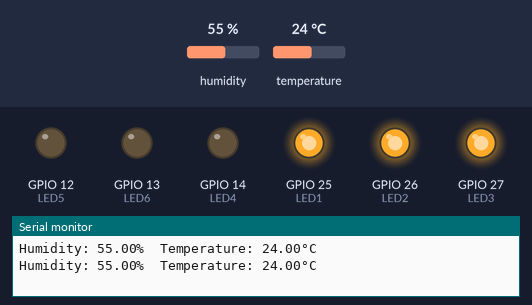
The sketch below on a simulated ESP32. Parts: output pins drawn as LEDs (lit = HIGH), the last lines printed to the serial monitor. Inputs (shaded band) come from the test bench; at power-on: temperature 24 °C, humidity 55 %.

Above: at 2.8 s.
2.9 s: temperature set to 21 °C
5.6 s: temperature set to 18 °C
At 6.5 s:
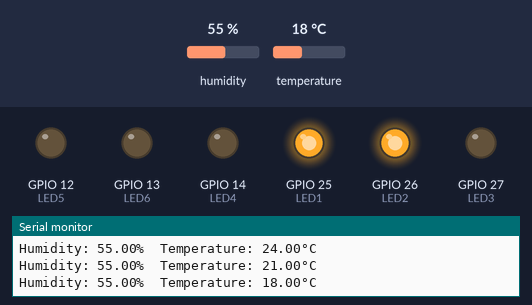
8.3 s: temperature set to 33 °C
At 11.3 s:
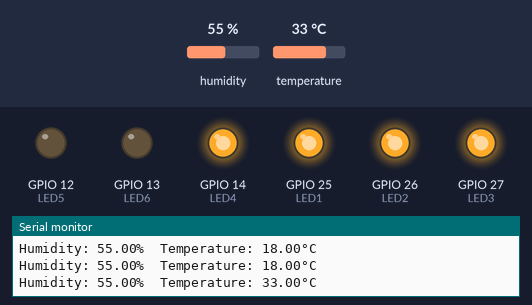
11.6 s: temperature set to 37 °C
At 12.5 s:
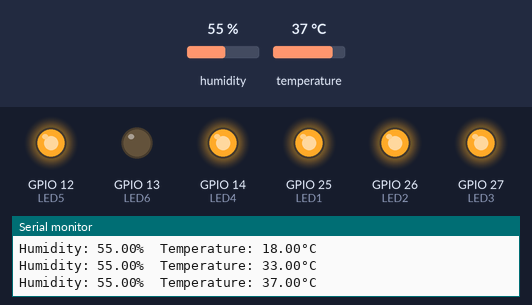
14.3 s: temperature set to 4 °C
At 17.3 s:
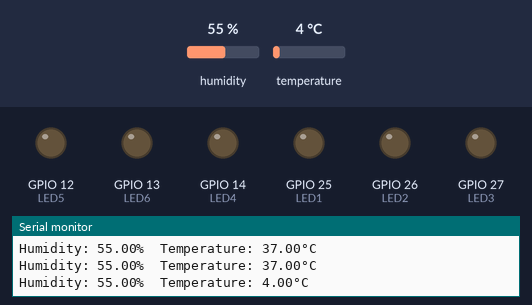
17.7 s: temperature set to 7 °C
At 19.6 s:
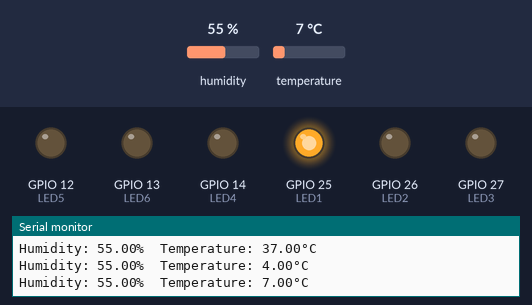
Timing chart, 0 to 21.1 s (numbered marks = the images above; inputs shaded):
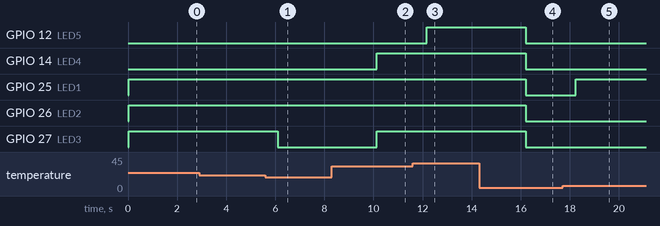

Measured:
- the behaviour switches between 20 and 19 °C on temperature (found by bisection; images 0 and 1)
- the behaviour switches between 35 and 36 °C on temperature (found by bisection; images 2 and 3)
- the behaviour switches between 5 and 6 °C on temperature (found by bisection; images 4 and 5)
- after the input at 5.6 s, GPIO 27 (LED3): HIGH → LOW after 0.49 s
- after the input at 8.3 s, GPIO 14 (LED4), GPIO 27 (LED3): LOW → HIGH after 1.8 s
- after the input at 11.6 s, GPIO 12 (LED5): LOW → HIGH after 0.56 s
- after the input at 14.3 s, GPIO 12 (LED5), GPIO 14 (LED4), GPIO 25 (LED1), GPIO 26 (LED2), GPIO 27 (LED3): HIGH → LOW after 1.9 s
- after the input at 17.7 s, GPIO 25 (LED1): LOW → HIGH after 0.53 s

The sketch:

Sensor_DHT11_-_IoT.ino
```cpp
//... Livro IoT na Prática - PROGRAMA 4 - Monitoramento do sensor DHT11 ...//

#include "DHT.h"
#define DHTTYPE DHT11                   // Tipo do Sensor utilizado (DHT11 ou DHT22)
#define DHTPIN 33                       // Número do GPIO em que o DHT11 está conectado
DHT SENSOR_DHT11(DHTPIN, DHTTYPE);

//............. BLOCO 1 - NOMEAR PINOS USADOS NO PROJETO .............//

float umidade_ar = 0;
float temperatura = 0;

int LED1 = 25;     // Seleciona o nome LED1 o GPIO 25 do ESP32
int LED2 = 26;     // Seleciona o nome LED2 o GPIO 26 do ESP32
int LED3 = 27;     // Seleciona o nome LED3 o GPIO 27 do ESP32
int LED4 = 14;     // Seleciona o nome LED4 o GPIO 14 do ESP32
int LED5 = 12;     // Seleciona o nome LED5 o GPIO 12 do ESP32
int LED6 = 13;     // Seleciona o nome LED6 o GPIO 13 do ESP32

//............. BLOCO 2 - CONFIGURAR PINOS USADOS NO PROJETO .............//
void setup()
{
  SENSOR_DHT11.begin();
  pinMode(LED1, OUTPUT);          // Configura o GPIO 25 do ESP32 como saída
  pinMode(LED2, OUTPUT);          // Configura o GPIO 26 do ESP32 como saída
  pinMode(LED3, OUTPUT);          // Configura o GPIO 27 do ESP32 como saída
  pinMode(LED4, OUTPUT);          // Configura o GPIO 14 do ESP32 como saída
  pinMode(LED5, OUTPUT);          // Configura o GPIO 12 do ESP32 como saída
  pinMode(LED6, OUTPUT);          // Configura o GPIO 13 do ESP32 como saída
  Serial.begin(9600);
}
//......... BLOCO 3 - REPETIÇÃO DAS TAREFAS USADAS NO PROJETO ...........//
void loop()
{
  umidade_ar = SENSOR_DHT11.readHumidity();     // requisita medição de umidade do sensor DHT11
  temperatura = SENSOR_DHT11.readTemperature(); // requisita medição de temperatura do sensor DHT11

  // Neste teste, é possível detectar se existiu algum erro de medição de temperatura ou umidade
  // Se algum erro aconteceu, o comando return faz com que todo o código abaixo seja desprezado
  // e volta ao início do loop()
  if (isnan(umidade_ar) || isnan(temperatura))
  {
    Serial.println("Failed to read from DHT sensor!");
    return;
  }

  Serial.print("Humidity: ");
  Serial.print(umidade_ar);
  Serial.print("%  Temperature: ");
  Serial.print(temperatura);
  Serial.println("°C ");

  if(temperatura < 5)
  {
    digitalWrite(LED1,LOW);
    digitalWrite(LED2,LOW);
    digitalWrite(LED3,LOW);
    digitalWrite(LED4,LOW);
    digitalWrite(LED5,LOW);
    digitalWrite(LED6,LOW);
  }
  else if(temperatura > 5 && temperatura < 10)
  {
    digitalWrite(LED1,HIGH);
    digitalWrite(LED2,LOW);
    digitalWrite(LED3,LOW);
    digitalWrite(LED4,LOW);
    digitalWrite(LED5,LOW);
    digitalWrite(LED6,LOW);
  }
  else if(temperatura > 10 && temperatura < 20)
  {
    digitalWrite(LED1,HIGH);
    digitalWrite(LED2,HIGH);
    digitalWrite(LED3,LOW);
    digitalWrite(LED4,LOW);
    digitalWrite(LED5,LOW);
    digitalWrite(LED6,LOW);
  }
  else if(temperatura > 20 && temperatura < 30)
  {
    digitalWrite(LED1,HIGH);
    digitalWrite(LED2,HIGH);
    digitalWrite(LED3,HIGH);
    digitalWrite(LED4,LOW);
    digitalWrite(LED5,LOW);
    digitalWrite(LED6,LOW);
  }
  else if(temperatura > 30 && temperatura < 35)
  {
    digitalWrite(LED1,HIGH);
    digitalWrite(LED2,HIGH);
    digitalWrite(LED3,HIGH);
    digitalWrite(LED4,HIGH);
    digitalWrite(LED5,LOW);
    digitalWrite(LED6,LOW);
  }
  else if(temperatura > 35 && temperatura < 45)
  {
    digitalWrite(LED1,HIGH);
    digitalWrite(LED2,HIGH);
    digitalWrite(LED3,HIGH);
    digitalWrite(LED4,HIGH);
    digitalWrite(LED5,HIGH);
    digitalWrite(LED6,LOW);
  }
  else if(temperatura > 45)
  {
    digitalWrite(LED1,HIGH);
    digitalWrite(LED2,HIGH);
    digitalWrite(LED3,HIGH);
    digitalWrite(LED4,HIGH);
    digitalWrite(LED5,HIGH);
    digitalWrite(LED6,HIGH);
  }
  delay(2000);

}
```
